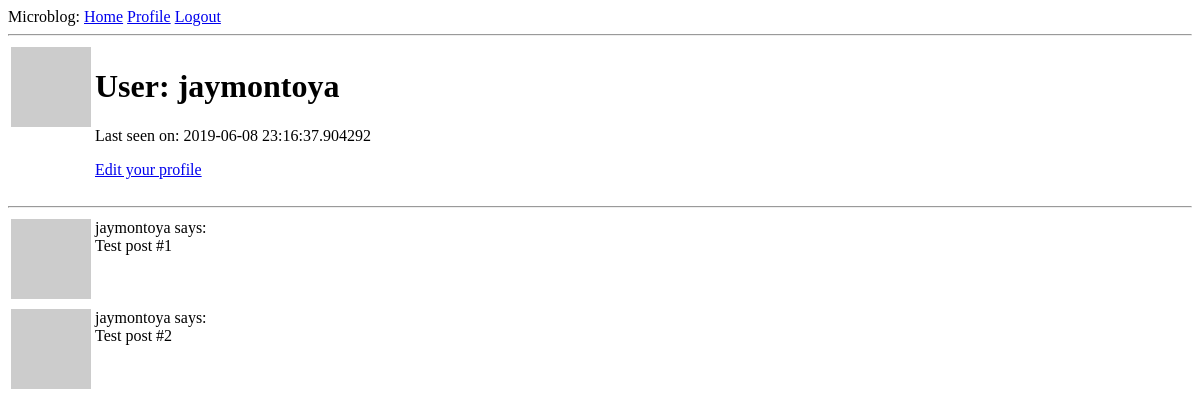
The app's page /user/jaymontoya (signed in), older data.
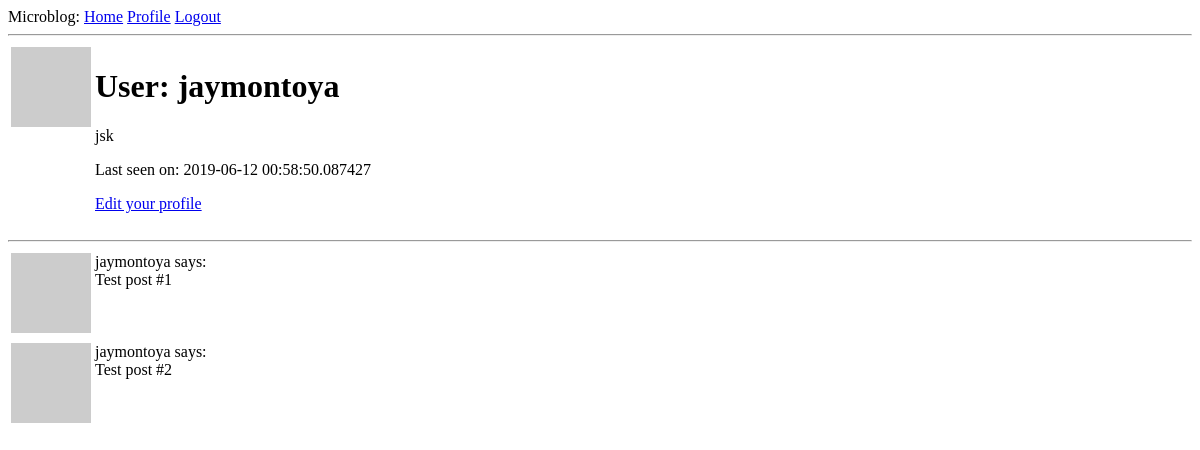
The same page, newer data.
### app/models.py (models this page shows, shortened)
class User(UserMixin, db.Model):
    id = db.Column(db.Integer, primary_key=True)
    username = db.Column(db.String(64), index = True, unique = True)
    email = db.Column(db.String(120), index =True, unique = True)
    password_hash = db.Column(db.String(128))
    about_me = db.Column(db.String(140))
    last_seen = db.Column(db.DateTime, default = datetime.utcnow)
    posts = db.relationship('Post', backref ='author',lazy='dynamic')
    def avatar(self,size):
        digest = md5(self.email.lower().encode('utf-8')).hexdigest()
        return 'https://www.gravatar.com/avatar/{}?d=identicon&s={}'.format(digest, size)

### app/routes.py (the view)
@app.route('/user/<username>')
@login_required # login must be required to view a profile!
def user(username):
    user = User.query.filter_by(username=username).first_or_404()
    posts = [
        {'author':user, 'body':'Test post #1'},
        {'author':user, 'body':'Test post #2'}
    ]
    return render_template('user.html', user=user, posts=posts)

### app/models.py (called while the page is built)
@login.user_loader  # this decorator registers the user loaded with Flask-Login
def load_user(id):
    return User.query.get(int(id))

### app/routes.py (called while the page is built)
@app.before_request
def before_request():
    if current_user.is_authenticated:
        current_user.last_seen = datetime.utcnow()
        db.session.commit()

### app/templates/user.html
{% extends "base.html" %}
{% block content %}
  <table>
    <tr valign="top">
      <td><img src="{{ user.avatar(128) }}" alt=""></td>
      <td>
        <h1>User: {{ user.username }}</h1>
        {% if user.about_me %} <p>{{ user.about_me }}</p> {% endif %}
        {% if user.last_seen %} <p>Last seen on: {{ user.last_seen }}</p> {% endif %}
        {% if user == current_user %}
          <p><a href="{{ url_for('edit_profile')  }}">Edit your profile</a></p>
        {% endif %}
      </td>
    </tr>
  </table>
  <hr>
  {% for post in posts %}
    {% include '_post.html' %}
  {% endfor %}
{% endblock %}

### app/templates/base.html (shortened to what this page needs)
<!DOCTYPE html>
<html lang="en" dir="ltr">
  <head>
  </head>
  <body>
      <div class="">
        Microblog:
        <a href="{{ url_for('index') }}">Home</a>
        {% if current_user.is_anonymous %}
        <a href="{{ url_for('login') }}">Login</a>
        {% else %}
        <a href="{{ url_for('user', username = current_user.username) }}">
        Profile</a>
        <a href="{{ url_for('logout') }}">Logout</a>
        {% endif %}
      </div>
      <hr>
      {% block content %}{% endblock %}
  </body>
</html>

### app/templates/_post.html
<table>
  <tr valign="top">
    <td><img src="{{ post.author.avatar(36) }}" alt=""></td>
    <td>{{ post.author.username }} says:<br>{{ post.body }}</td>
  </tr>
</table>

Row changes from the older to the newer data that the page shows:
changed User "jaymontoya": about_me (not shown) → "jsk"; last_seen "2019-06-08 23:16:37.904292" → "2019-06-12 00:58:50.087427"
